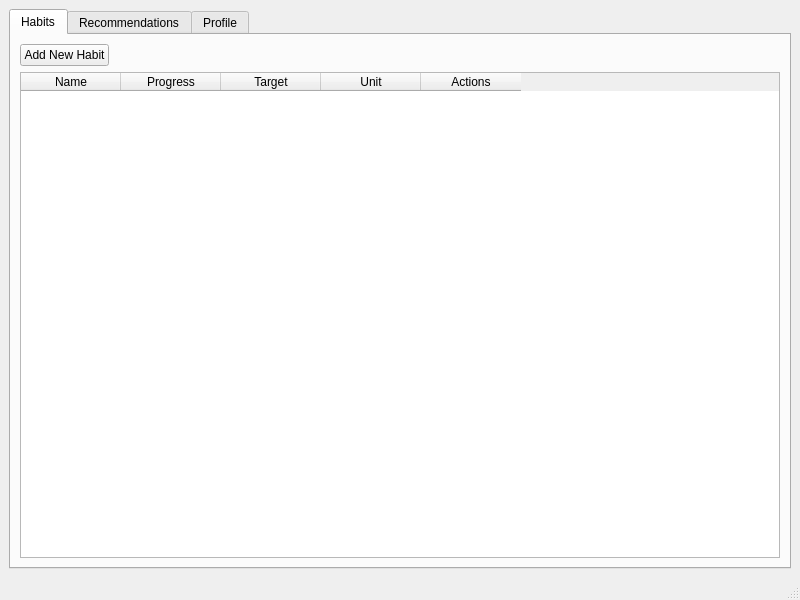
<?xml version="1.0" encoding="UTF-8"?>
<ui version="4.0">
 <class>Dashboard</class>
 <widget class="QMainWindow" name="Dashboard">
  <property name="geometry">
   <rect>
    <x>0</x>
    <y>0</y>
    <width>800</width>
    <height>600</height>
   </rect>
  </property>
  <property name="windowTitle">
   <string>Smart Health Tracker - Dashboard</string>
  </property>
  <widget class="QWidget" name="centralwidget">
   <layout class="QHBoxLayout" name="horizontalLayout">
    <item>
     <widget class="QTabWidget" name="tabWidget">
      <property name="currentIndex">
       <number>0</number>
      </property>
      <widget class="QWidget" name="habitsTab">
       <attribute name="title">
        <string>Habits</string>
       </attribute>
       <layout class="QVBoxLayout" name="verticalLayout">
        <item>
         <layout class="QHBoxLayout" name="horizontalLayout_2">
          <item>
           <widget class="QPushButton" name="addHabitButton">
            <property name="text">
             <string>Add New Habit</string>
            </property>
           </widget>
          </item>
          <item>
           <spacer name="horizontalSpacer">
            <property name="orientation">
             <enum>Qt::Horizontal</enum>
            </property>
            <property name="sizeHint" stdset="0">
             <size>
              <width>40</width>
              <height>20</height>
             </size>
            </property>
           </spacer>
          </item>
         </layout>
        </item>
        <item>
         <widget class="QTableWidget" name="habitsTable">
          <column>
           <property name="text">
            <string>Name</string>
           </property>
          </column>
          <column>
           <property name="text">
            <string>Progress</string>
           </property>
          </column>
          <column>
           <property name="text">
            <string>Target</string>
           </property>
          </column>
          <column>
           <property name="text">
            <string>Unit</string>
           </property>
          </column>
          <column>
           <property name="text">
            <string>Actions</string>
           </property>
          </column>
         </widget>
        </item>
       </layout>
      </widget>
      <widget class="QWidget" name="recommendationsTab">
       <attribute name="title">
        <string>Recommendations</string>
       </attribute>
       <layout class="QVBoxLayout" name="verticalLayout_2">
        <item>
         <layout class="QHBoxLayout" name="horizontalLayout_3">
          <item>
           <widget class="QPushButton" name="generateRecommendationsButton">
            <property name="text">
             <string>Generate New Recommendations</string>
            </property>
           </widget>
          </item>
          <item>
           <spacer name="horizontalSpacer_2">
            <property name="orientation">
             <enum>Qt::Horizontal</enum>
            </property>
            <property name="sizeHint" stdset="0">
             <size>
              <width>40</width>
              <height>20</height>
             </size>
            </property>
           </spacer>
          </item>
         </layout>
        </item>
        <item>
         <widget class="QListWidget" name="recommendationsList"/>
        </item>
       </layout>
      </widget>
      <widget class="QWidget" name="profileTab">
       <attribute name="title">
        <string>Profile</string>
       </attribute>
       <layout class="QFormLayout" name="formLayout">
        <item row="0" column="0">
         <widget class="QLabel" name="usernameLabel">
          <property name="text">
           <string>Username:</string>
          </property>
         </widget>
        </item>
        <item row="0" column="1">
         <widget class="QLineEdit" name="usernameInput"/>
        </item>
        <item row="1" column="0">
         <widget class="QLabel" name="fullNameLabel">
          <property name="text">
           <string>Full Name:</string>
          </property>
         </widget>
        </item>
        <item row="1" column="1">
         <widget class="QLineEdit" name="fullNameInput"/>
        </item>
        <item row="2" column="0">
         <widget class="QLabel" name="ageLabel">
          <property name="text">
           <string>Age:</string>
          </property>
         </widget>
        </item>
        <item row="2" column="1">
         <widget class="QSpinBox" name="ageSpinBox"/>
        </item>
        <item row="3" column="0">
         <widget class="QLabel" name="weightLabel">
          <property name="text">
           <string>Weight (kg):</string>
          </property>
         </widget>
        </item>
        <item row="3" column="1">
         <widget class="QDoubleSpinBox" name="weightSpinBox"/>
        </item>
        <item row="4" column="0">
         <widget class="QLabel" name="heightLabel">
          <property name="text">
           <string>Height (cm):</string>
          </property>
         </widget>
        </item>
        <item row="4" column="1">
         <widget class="QDoubleSpinBox" name="heightSpinBox"/>
        </item>
        <item row="5" column="1">
         <widget class="QPushButton" name="updateProfileButton">
          <property name="text">
           <string>Update Profile</string>
          </property>
         </widget>
        </item>
       </layout>
      </widget>
     </widget>
    </item>
   </layout>
  </widget>
  <widget class="QStatusBar" name="statusbar"/>
 </widget>
 <resources/>
 <connections/>
</ui>
